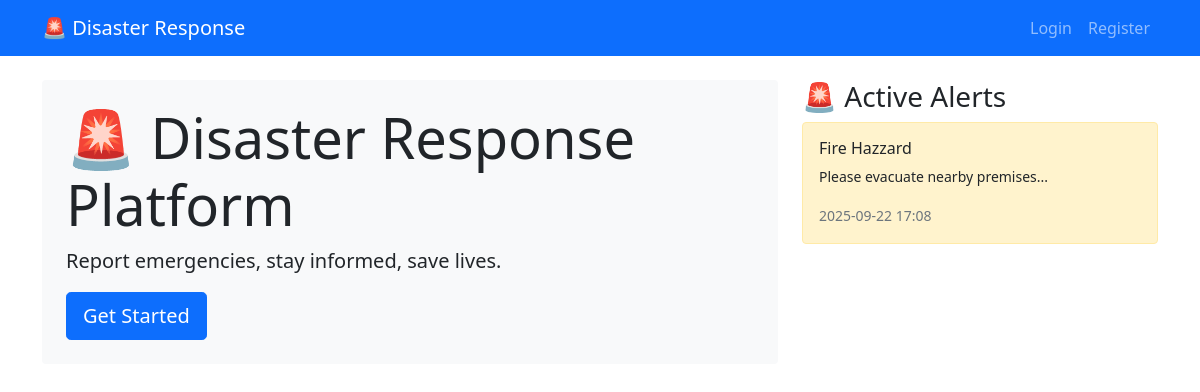
The page / on the database its author committed.
### app.py (models this page shows)
class Alert(db.Model):
    id = db.Column(db.Integer, primary_key=True)
    title = db.Column(db.String(200), nullable=False)
    message = db.Column(db.Text, nullable=False)
    alert_type = db.Column(db.String(20), nullable=False)  # red, orange, yellow
    latitude = db.Column(db.Float)
    longitude = db.Column(db.Float)
    radius = db.Column(db.Float, default=5.0)  # km radius
    is_active = db.Column(db.Boolean, default=True)
    created_at = db.Column(db.DateTime, default=datetime.utcnow)
    created_by = db.Column(db.Integer, db.ForeignKey('user.id'), nullable=False)

### app.py (the view)
@app.route('/')
def index():
    recent_alerts = Alert.query.filter_by(is_active=True).order_by(Alert.created_at.desc()).limit(5).all()
    return render_template('index.html', alerts=recent_alerts)

### templates/index.html (shortened to what this page needs)
{% extends "base.html" %} {% block content %}
<div class="row">
  <div class="col-lg-8">
    <div class="jumbotron bg-light p-4 rounded">
      <h1 class="display-4">🚨 Disaster Response Platform</h1>
      <p class="lead">Report emergencies, stay informed, save lives.</p>
      {% if not current_user.is_authenticated %}
      <a
        class="btn btn-primary btn-lg"
        href="{{ url_for('register') }}"
        role="button"
        >Get Started</a
      >
      {% endif %}
    </div>
  </div>
  <div class="col-lg-4">
    <h3>🚨 Active Alerts</h3>
    {% for alert in alerts %}
    <div class="card mb-2 alert-{{ alert.alert_type }}">
      <div class="card-body">
        <h6 class="card-title">{{ alert.title }}</h6>
        <p class="card-text small">{{ alert.message[:100] }}...</p>
        <small class="text-muted"
          >{{ alert.created_at.strftime('%Y-%m-%d %H:%M') }}</small
        >
      </div>
    </div>
    {% else %}
    <p class="text-muted">No active alerts</p>
    {% endfor %}
  </div>
</div>
{% endblock %}

### templates/base.html (style rules this page uses)
.alert-orange { background-color: #fff3cd; border: 1px solid #ffeaa7; }

### rows shown on the page
Alert: title "Fire Hazzard", message "Please evacuate nearby premises", created_at "2025-09-22 17:08"
